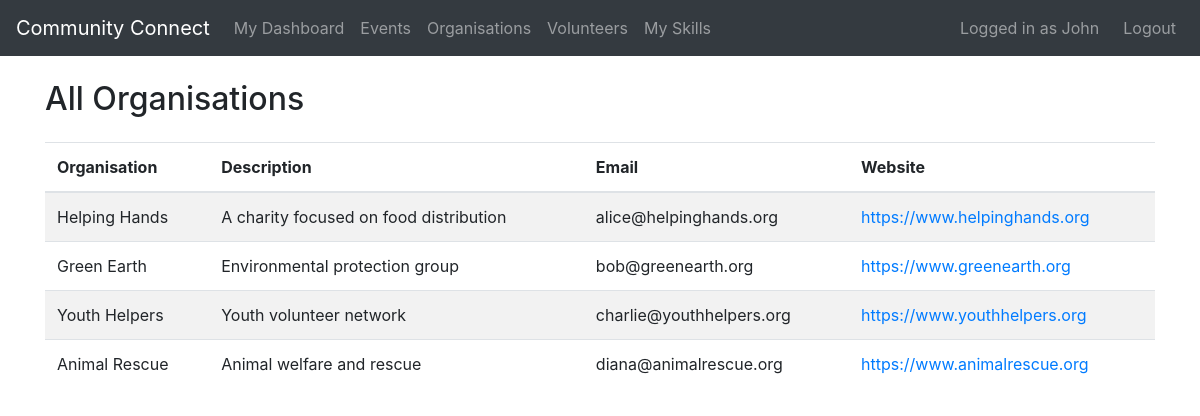
The app's page /organisations (signed in), older data.
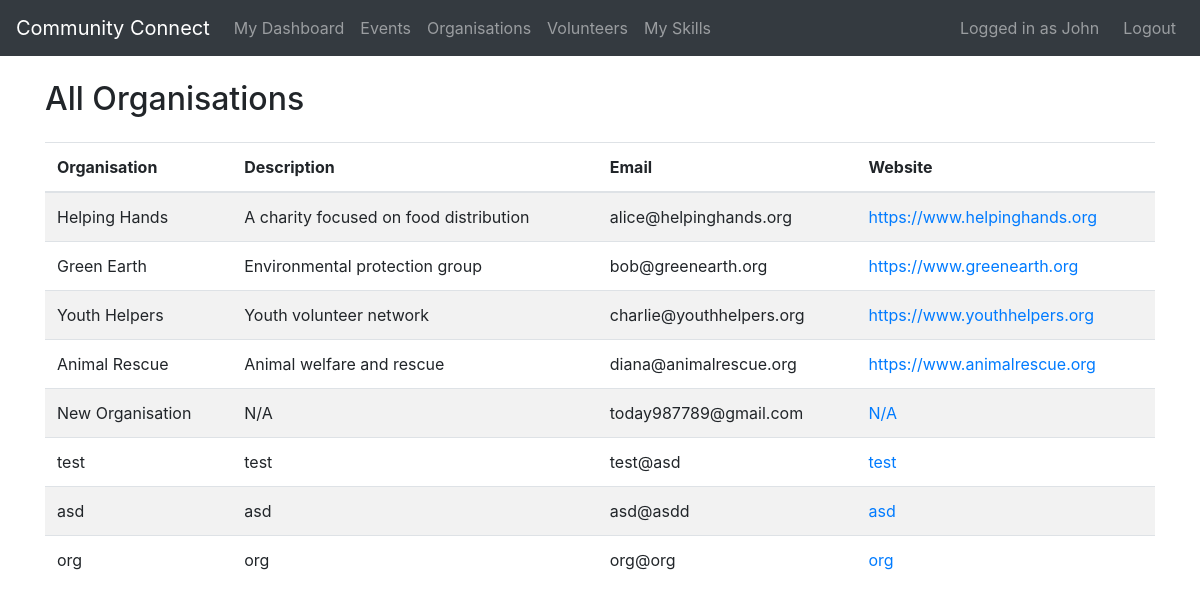
The same page, newer data.
### tables this page shows
CREATE TABLE Organisations (
    OrganisationID INTEGER PRIMARY KEY AUTOINCREMENT,
    Name TEXT NOT NULL,
    Description TEXT,
    ContactPerson TEXT,
    Email TEXT UNIQUE,
    Password TEXT,
    Phone TEXT,
    Address TEXT,
    Website TEXT,
    Logo TEXT
);

### app.py (the view)
@app.route("/organisations")
@login_required
def list_orgs():
    db = get_db()
    orgs = db.execute(
        "SELECT OrganisationID, Name, Description, Email, Phone, Website, ContactPerson FROM Organisations"
    ).fetchall()
    return render_template("list_orgs.html", orgs=orgs)

### app.py (called while the page is built)
def get_db():
    db = getattr(g, "_database", None)
    if db is None:
        db = g._database = sqlite3.connect(DATABASE)
        db.row_factory = sqlite3.Row
    return db

@app.teardown_appcontext
def close_connection(exception):
    db = getattr(g, "_database", None)
    if db is not None:
        db.close()

def login_required(f):
    @wraps(f)
    def decorated_function(*args, **kwargs):
        if "user_id" not in session:
            flash("Please log in first.", "error")
            return redirect(url_for("login"))
        return f(*args, **kwargs)
    return decorated_function

### templates/list_orgs.html
{% extends "base.html" %}
{% block content %}
<h2 class="mb-4">All Organisations</h2>
<table class="table table-striped">
    <thead>
        <tr>
            <th>Organisation</th>
            <th>Description</th>
            <th>Email</th>
            <th>Website</th>
        </tr>
    </thead>
    <tbody>
        {% for org in orgs %}
        <tr>
            <td>{{ org.Name }}</td>
            <td>{{ org.Description or 'N/A' }}</td>
            <td>{{ org.Email }}</td>
            <td><a href="{{ org.Website }}" target="_blank">{{ org.Website or 'N/A' }}</a></td>
        </tr>
        {% endfor %}
    </tbody>
</table>
{% endblock %}

Row changes from the older to the newer data that the page shows:
added Organisations: Name "New Organisation", Description "N/A", Email "today987789@gmail.com", Website "N/A"
added Organisations: Name "test", Description "test", Email "test@asd", Website "test"
added Organisations: Name "asd", Description "asd", Email "asd@asdd", Website "asd"
added Organisations: Name "org", Description "org", Email "org@org", Website "org"
